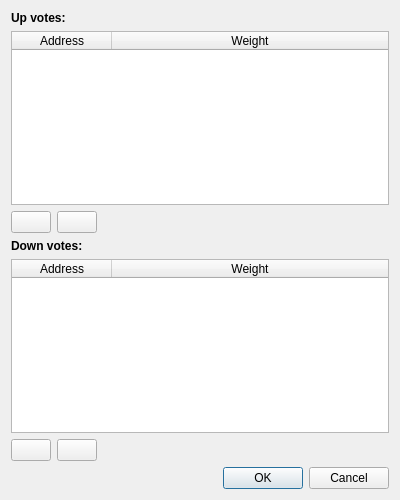
<?xml version="1.0" encoding="UTF-8"?>
<ui version="4.0">
 <class>ReputationVoteDialog</class>
 <widget class="QDialog" name="ReputationVoteDialog">
  <property name="geometry">
   <rect>
    <x>0</x>
    <y>0</y>
    <width>400</width>
    <height>500</height>
   </rect>
  </property>
  <property name="windowTitle">
   <string>Dialog</string>
  </property>
  <layout class="QVBoxLayout" name="verticalLayout_3">
   <item>
    <layout class="QVBoxLayout" name="verticalLayout">
     <item>
      <layout class="QVBoxLayout" name="verticalLayout_2">
       <item>
        <widget class="QLabel" name="label">
         <property name="font">
          <font>
           <weight>75</weight>
           <bold>true</bold>
          </font>
         </property>
         <property name="text">
          <string>Up votes:</string>
         </property>
        </widget>
       </item>
       <item>
        <widget class="QTableWidget" name="upVoteTable">
         <property name="columnCount">
          <number>2</number>
         </property>
         <attribute name="horizontalHeaderStretchLastSection">
          <bool>true</bool>
         </attribute>
         <attribute name="verticalHeaderVisible">
          <bool>false</bool>
         </attribute>
         <column>
          <property name="text">
           <string>Address</string>
          </property>
         </column>
         <column>
          <property name="text">
           <string>Weight</string>
          </property>
         </column>
        </widget>
       </item>
       <item>
        <layout class="QHBoxLayout" name="horizontalLayout_2">
         <item>
          <widget class="QPushButton" name="addUpVoteButton">
           <property name="text">
            <string/>
           </property>
           <property name="icon">
            <iconset resource="../bitcoin.qrc">
             <normaloff>:/icons/add</normaloff>:/icons/add</iconset>
           </property>
          </widget>
         </item>
         <item>
          <widget class="QPushButton" name="removeUpVoteButton">
           <property name="text">
            <string/>
           </property>
           <property name="icon">
            <iconset resource="../bitcoin.qrc">
             <normaloff>:/icons/remove</normaloff>:/icons/remove</iconset>
           </property>
          </widget>
         </item>
         <item>
          <spacer name="horizontalSpacer_2">
           <property name="orientation">
            <enum>Qt::Horizontal</enum>
           </property>
           <property name="sizeHint" stdset="0">
            <size>
             <width>40</width>
             <height>20</height>
            </size>
           </property>
          </spacer>
         </item>
        </layout>
       </item>
      </layout>
     </item>
     <item>
      <widget class="QLabel" name="label_2">
       <property name="font">
        <font>
         <weight>75</weight>
         <bold>true</bold>
        </font>
       </property>
       <property name="text">
        <string>Down votes:</string>
       </property>
      </widget>
     </item>
     <item>
      <widget class="QTableWidget" name="downVoteTable">
       <property name="columnCount">
        <number>2</number>
       </property>
       <attribute name="horizontalHeaderStretchLastSection">
        <bool>true</bool>
       </attribute>
       <attribute name="verticalHeaderVisible">
        <bool>false</bool>
       </attribute>
       <column>
        <property name="text">
         <string>Address</string>
        </property>
       </column>
       <column>
        <property name="text">
         <string>Weight</string>
        </property>
       </column>
      </widget>
     </item>
     <item>
      <layout class="QHBoxLayout" name="horizontalLayout">
       <item>
        <widget class="QPushButton" name="addDownVoteButton">
         <property name="text">
          <string/>
         </property>
         <property name="icon">
          <iconset resource="../bitcoin.qrc">
           <normaloff>:/icons/add</normaloff>:/icons/add</iconset>
         </property>
        </widget>
       </item>
       <item>
        <widget class="QPushButton" name="removeDownVoteButton">
         <property name="text">
          <string/>
         </property>
         <property name="icon">
          <iconset resource="../bitcoin.qrc">
           <normaloff>:/icons/remove</normaloff>:/icons/remove</iconset>
         </property>
        </widget>
       </item>
       <item>
        <spacer name="horizontalSpacer">
         <property name="orientation">
          <enum>Qt::Horizontal</enum>
         </property>
         <property name="sizeHint" stdset="0">
          <size>
           <width>40</width>
           <height>20</height>
          </size>
         </property>
        </spacer>
       </item>
      </layout>
     </item>
    </layout>
   </item>
   <item>
    <widget class="QDialogButtonBox" name="buttonBox">
     <property name="orientation">
      <enum>Qt::Horizontal</enum>
     </property>
     <property name="standardButtons">
      <set>QDialogButtonBox::Cancel|QDialogButtonBox::Ok</set>
     </property>
    </widget>
   </item>
  </layout>
 </widget>
 <resources>
  <include location="../bitcoin.qrc"/>
 </resources>
 <connections>
  <connection>
   <sender>buttonBox</sender>
   <signal>accepted()</signal>
   <receiver>ReputationVoteDialog</receiver>
   <slot>accept()</slot>
   <hints>
    <hint type="sourcelabel">
     <x>248</x>
     <y>254</y>
    </hint>
    <hint type="destinationlabel">
     <x>157</x>
     <y>274</y>
    </hint>
   </hints>
  </connection>
  <connection>
   <sender>buttonBox</sender>
   <signal>rejected()</signal>
   <receiver>ReputationVoteDialog</receiver>
   <slot>reject()</slot>
   <hints>
    <hint type="sourcelabel">
     <x>316</x>
     <y>260</y>
    </hint>
    <hint type="destinationlabel">
     <x>286</x>
     <y>274</y>
    </hint>
   </hints>
  </connection>
 </connections>
</ui>
